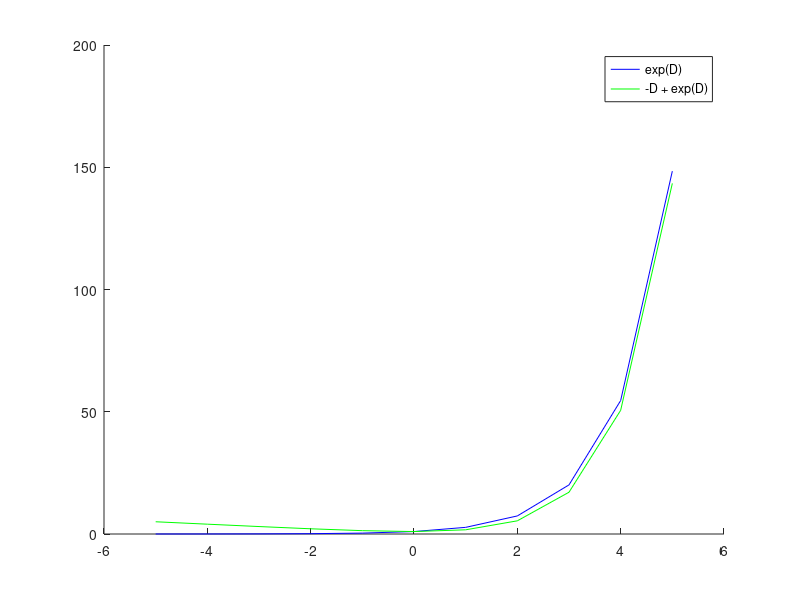

Write the MATLAB code that produced this figure.
z=[0,1];
zz= {'exp(D)','-D + exp(D)'};
%zz= ['exp(D)','-D + exp(D)'];
width=5;
D=-width:1:width; %D: discriminant function
lambda = @(D) exp(D);
p = [];
figure;
hold on;
for num = z
     pp = @(D) -( num*log(lambda(D)) - lambda(D) );
     p =[p; pp(D)];
%           DprintD('%10.7D\n',p)
end
color=['b','g','r','c','m','b'];
%col=ceil(7*rand(1,2));

  for i1 = z +1
%h = plot(f,p(i1,:),color(col(i1)));
plot(D,p(i1,:),color(i1));
%legend(zz(i1))
%set(h,'Displayname',zz(i1))
  end
legend(zz)
